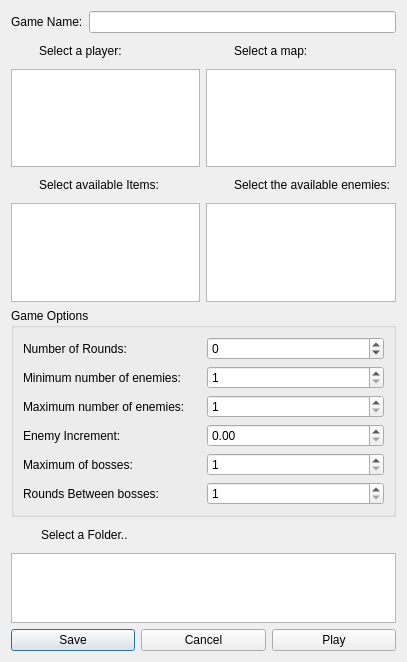
<?xml version="1.0" encoding="UTF-8"?>
<ui version="4.0">
 <class>QOmgGameCreatorDialog</class>
 <widget class="QDialog" name="QOmgGameCreatorDialog">
  <property name="geometry">
   <rect>
    <x>0</x>
    <y>0</y>
    <width>407</width>
    <height>662</height>
   </rect>
  </property>
  <property name="windowTitle">
   <string>Dialog</string>
  </property>
  <layout class="QVBoxLayout" name="verticalLayout_6">
   <item>
    <layout class="QHBoxLayout" name="horizontalLayout_7">
     <item>
      <widget class="QLabel" name="label">
       <property name="text">
        <string>Game Name:</string>
       </property>
      </widget>
     </item>
     <item>
      <widget class="QLineEdit" name="name">
       <property name="minimumSize">
        <size>
         <width>0</width>
         <height>0</height>
        </size>
       </property>
       <property name="maximumSize">
        <size>
         <width>16777215</width>
         <height>16777215</height>
        </size>
       </property>
      </widget>
     </item>
    </layout>
   </item>
   <item>
    <layout class="QHBoxLayout" name="horizontalLayout_11">
     <item>
      <layout class="QVBoxLayout" name="verticalLayout">
       <item>
        <layout class="QHBoxLayout" name="horizontalLayout_2">
         <item>
          <widget class="QLabel" name="label_2">
           <property name="minimumSize">
            <size>
             <width>22</width>
             <height>24</height>
            </size>
           </property>
           <property name="maximumSize">
            <size>
             <width>22</width>
             <height>24</height>
            </size>
           </property>
           <property name="text">
            <string/>
           </property>
           <property name="pixmap">
            <pixmap>:/Media/character.png</pixmap>
           </property>
           <property name="scaledContents">
            <bool>true</bool>
           </property>
          </widget>
         </item>
         <item>
          <widget class="QLabel" name="label_3">
           <property name="text">
            <string>Select a player:</string>
           </property>
          </widget>
         </item>
        </layout>
       </item>
       <item>
        <widget class="QListWidget" name="playersList"/>
       </item>
      </layout>
     </item>
     <item>
      <layout class="QVBoxLayout" name="verticalLayout_2">
       <item>
        <layout class="QHBoxLayout" name="horizontalLayout_3">
         <item>
          <widget class="QLabel" name="label_7">
           <property name="minimumSize">
            <size>
             <width>22</width>
             <height>24</height>
            </size>
           </property>
           <property name="maximumSize">
            <size>
             <width>22</width>
             <height>24</height>
            </size>
           </property>
           <property name="text">
            <string/>
           </property>
           <property name="pixmap">
            <pixmap>:/Media/map.png</pixmap>
           </property>
           <property name="scaledContents">
            <bool>true</bool>
           </property>
          </widget>
         </item>
         <item>
          <widget class="QLabel" name="label_6">
           <property name="text">
            <string>Select a map:</string>
           </property>
          </widget>
         </item>
        </layout>
       </item>
       <item>
        <widget class="QListWidget" name="mapList"/>
       </item>
      </layout>
     </item>
    </layout>
   </item>
   <item>
    <layout class="QHBoxLayout" name="horizontalLayout_10">
     <item>
      <layout class="QVBoxLayout" name="verticalLayout_3">
       <item>
        <layout class="QHBoxLayout" name="horizontalLayout_4">
         <item>
          <widget class="QLabel" name="label_4">
           <property name="minimumSize">
            <size>
             <width>22</width>
             <height>24</height>
            </size>
           </property>
           <property name="maximumSize">
            <size>
             <width>22</width>
             <height>24</height>
            </size>
           </property>
           <property name="text">
            <string/>
           </property>
           <property name="pixmap">
            <pixmap>:/Media/item.png</pixmap>
           </property>
           <property name="scaledContents">
            <bool>true</bool>
           </property>
          </widget>
         </item>
         <item>
          <widget class="QLabel" name="label_5">
           <property name="text">
            <string>Select available Items:</string>
           </property>
          </widget>
         </item>
        </layout>
       </item>
       <item>
        <widget class="QListWidget" name="itemsList"/>
       </item>
      </layout>
     </item>
     <item>
      <layout class="QVBoxLayout" name="verticalLayout_4">
       <item>
        <layout class="QHBoxLayout" name="horizontalLayout_6">
         <item>
          <widget class="QLabel" name="label_9">
           <property name="minimumSize">
            <size>
             <width>22</width>
             <height>24</height>
            </size>
           </property>
           <property name="maximumSize">
            <size>
             <width>22</width>
             <height>24</height>
            </size>
           </property>
           <property name="text">
            <string/>
           </property>
           <property name="pixmap">
            <pixmap>:/Media/enemy.png</pixmap>
           </property>
           <property name="scaledContents">
            <bool>true</bool>
           </property>
          </widget>
         </item>
         <item>
          <widget class="QLabel" name="label_10">
           <property name="text">
            <string>Select the available enemies:</string>
           </property>
          </widget>
         </item>
        </layout>
       </item>
       <item>
        <widget class="QListWidget" name="enemiesList"/>
       </item>
      </layout>
     </item>
    </layout>
   </item>
   <item>
    <widget class="QGroupBox" name="groupBox">
     <property name="title">
      <string>Game Options</string>
     </property>
     <layout class="QVBoxLayout" name="verticalLayout_5">
      <item>
       <layout class="QHBoxLayout" name="horizontalLayout_5">
        <item>
         <widget class="QLabel" name="label_8">
          <property name="text">
           <string>Number of Rounds:</string>
          </property>
         </widget>
        </item>
        <item>
         <widget class="QSpinBox" name="nRounds">
          <property name="minimum">
           <number>-1</number>
          </property>
         </widget>
        </item>
       </layout>
      </item>
      <item>
       <layout class="QHBoxLayout" name="horizontalLayout_19">
        <item>
         <widget class="QLabel" name="label_22">
          <property name="text">
           <string>Minimum number of enemies:</string>
          </property>
         </widget>
        </item>
        <item>
         <widget class="QSpinBox" name="minEnemies">
          <property name="minimum">
           <number>1</number>
          </property>
         </widget>
        </item>
       </layout>
      </item>
      <item>
       <layout class="QHBoxLayout" name="horizontalLayout_9">
        <item>
         <widget class="QLabel" name="label_14">
          <property name="text">
           <string>Maximum number of enemies:</string>
          </property>
         </widget>
        </item>
        <item>
         <widget class="QSpinBox" name="maxEnemies">
          <property name="minimum">
           <number>1</number>
          </property>
         </widget>
        </item>
       </layout>
      </item>
      <item>
       <layout class="QHBoxLayout" name="horizontalLayout_20">
        <item>
         <widget class="QLabel" name="label_23">
          <property name="text">
           <string>Enemy Increment:</string>
          </property>
         </widget>
        </item>
        <item>
         <widget class="QDoubleSpinBox" name="enemyIncrement"/>
        </item>
       </layout>
      </item>
      <item>
       <layout class="QHBoxLayout" name="horizontalLayout_13">
        <item>
         <widget class="QLabel" name="label_16">
          <property name="text">
           <string>Maximum of bosses:</string>
          </property>
         </widget>
        </item>
        <item>
         <widget class="QSpinBox" name="maxBosses">
          <property name="minimum">
           <number>1</number>
          </property>
         </widget>
        </item>
       </layout>
      </item>
      <item>
       <layout class="QHBoxLayout" name="horizontalLayout_14">
        <item>
         <widget class="QLabel" name="label_17">
          <property name="text">
           <string>Rounds Between bosses:</string>
          </property>
         </widget>
        </item>
        <item>
         <widget class="QSpinBox" name="bossesInterval">
          <property name="minimum">
           <number>1</number>
          </property>
         </widget>
        </item>
       </layout>
      </item>
     </layout>
    </widget>
   </item>
   <item>
    <layout class="QHBoxLayout" name="horizontalLayout_8">
     <item>
      <widget class="QLabel" name="label_11">
       <property name="minimumSize">
        <size>
         <width>24</width>
         <height>24</height>
        </size>
       </property>
       <property name="maximumSize">
        <size>
         <width>24</width>
         <height>24</height>
        </size>
       </property>
       <property name="text">
        <string/>
       </property>
       <property name="pixmap">
        <pixmap>:/Media/folder.png</pixmap>
       </property>
       <property name="scaledContents">
        <bool>true</bool>
       </property>
      </widget>
     </item>
     <item>
      <widget class="QLabel" name="label_12">
       <property name="text">
        <string>Select a Folder..</string>
       </property>
      </widget>
     </item>
    </layout>
   </item>
   <item>
    <widget class="QListWidget" name="listWidget">
     <property name="maximumSize">
      <size>
       <width>16777215</width>
       <height>100</height>
      </size>
     </property>
    </widget>
   </item>
   <item>
    <spacer name="verticalSpacer">
     <property name="orientation">
      <enum>Qt::Vertical</enum>
     </property>
     <property name="sizeHint" stdset="0">
      <size>
       <width>20</width>
       <height>40</height>
      </size>
     </property>
    </spacer>
   </item>
   <item>
    <layout class="QHBoxLayout" name="horizontalLayout">
     <item>
      <widget class="QPushButton" name="pbSave">
       <property name="minimumSize">
        <size>
         <width>70</width>
         <height>0</height>
        </size>
       </property>
       <property name="text">
        <string>Save</string>
       </property>
       <property name="icon">
        <iconset>
         <normaloff>:/Media/save.png</normaloff>:/Media/save.png</iconset>
       </property>
      </widget>
     </item>
     <item>
      <widget class="QPushButton" name="pbCancel">
       <property name="minimumSize">
        <size>
         <width>70</width>
         <height>0</height>
        </size>
       </property>
       <property name="text">
        <string>Cancel</string>
       </property>
       <property name="icon">
        <iconset>
         <normaloff>:/Media/delete.png</normaloff>:/Media/delete.png</iconset>
       </property>
      </widget>
     </item>
     <item>
      <widget class="QPushButton" name="pbPlay">
       <property name="minimumSize">
        <size>
         <width>70</width>
         <height>0</height>
        </size>
       </property>
       <property name="text">
        <string>Play</string>
       </property>
       <property name="icon">
        <iconset>
         <normaloff>:/Media/play.png</normaloff>:/Media/play.png</iconset>
       </property>
      </widget>
     </item>
    </layout>
   </item>
  </layout>
 </widget>
 <resources>
  <include location="images.qrc"/>
 </resources>
 <connections/>
</ui>
